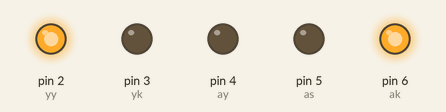
Recording of a sketch running on a simulated Arduino Uno, built with avr-gcc and run on an emulated ATmega328P. On the bench: output pins drawn as LEDs (lit = HIGH).

Above: at 1.5 s.
At 7.0 s:
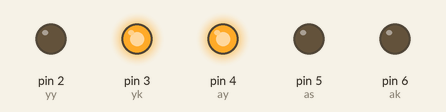
At 10.5 s:
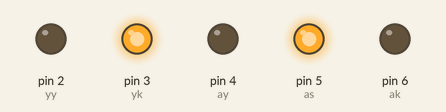
Timing chart, 0 to 14.3 s (numbered marks = the images above):
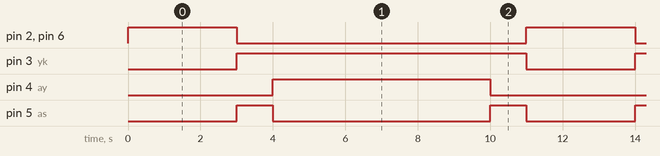

Measured:
- by itself, pin 2 (yy), pin 6 (ak): alternates HIGH for 3.0 s and LOW for 8.0 s
- by itself, pin 3 (yk): alternates HIGH for 8.0 s and LOW for 3.0 s
- by itself, pin 4 (ay): alternates HIGH for 6.0 s and LOW for 5.0 s
- by itself, pin 5 (as): repeats every 11.0 s: LOW 6.0 s, HIGH 1.0 s, LOW 3.0 s, HIGH 1.0 s

The sketch:

5_led_trafik_lambas_.ino
```cpp
int ak=6;
int as=5;
int ay=4;
int yk=3;
int yy=2;
void setup()
{
  pinMode(2,OUTPUT);
  pinMode(3,OUTPUT);
  pinMode(4,OUTPUT);
  pinMode(5,OUTPUT);
  pinMode(6,OUTPUT);
}

void loop()
{
  digitalWrite(ak, HIGH);
  digitalWrite(as, LOW);
  digitalWrite(ay, LOW);
  digitalWrite(yk, 0);
  digitalWrite(yy, 1);
  delay(3000);

  digitalWrite(ak,0);
  digitalWrite(as,1);
  digitalWrite(ay,0);
  digitalWrite(yk,1);
  digitalWrite(yy,0);
  delay(1000);

  digitalWrite(ak,0);
  digitalWrite(as,0);
  digitalWrite(ay,1);
  digitalWrite(yk,1);
  digitalWrite(yy,0);
  delay(6000);

  digitalWrite(ak,0);
  digitalWrite(as,1);
  digitalWrite(ay,0);
  digitalWrite(yk,1);
  digitalWrite(yy,0);
  delay(1000);


}
```
